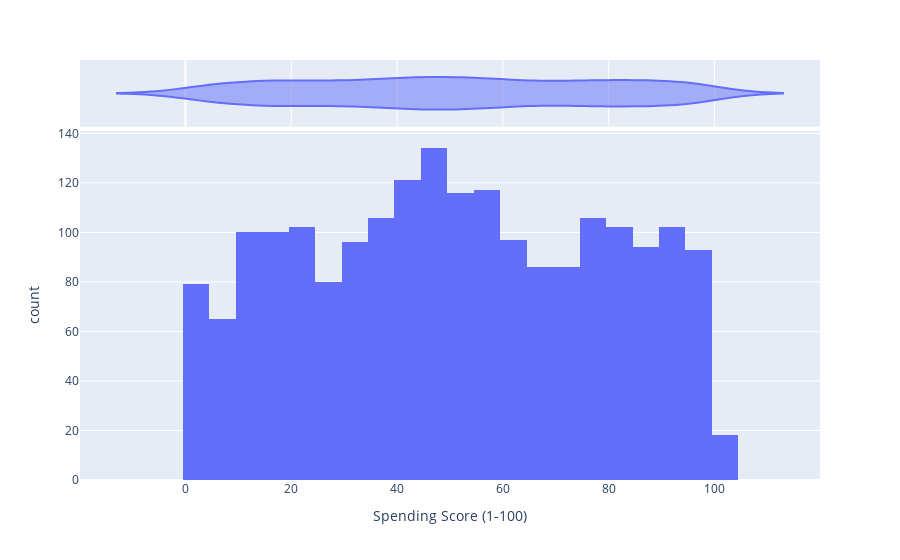

Notebook code cell kept with this figure:
### Code cell
fig = px.histogram(df, x='Spending Score (1-100)', marginal='violin')

# Display the plot
fig.show()

### Figure 1 — Plotly figure (JSON) as saved in the notebook; plotly's stock layout.template omitted (floating-point values rounded to 4 significant figures; data arrays with more than 128 entries replaced by an {"elided": "..."} marker saying what was removed)
{"data": [{"bingroup": "x", "hovertemplate": "Spending Score (1-100)=%{x}<br>count=%{y}<extra></extra>", "legendgroup": "", "marker": {"color": "#636efa", "pattern": {"shape": ""}}, "name": "", "orientation": "v", "showlegend": false, "type": "histogram", "x": {"elided": "2000 int values"}, "xaxis": "x", "yaxis": "y"}, {"hovertemplate": "Spending Score (1-100)=%{x}<extra></extra>", "legendgroup": "", "marker": {"color": "#636efa"}, "name": "", "scalegroup": "x", "showlegend": false, "type": "violin", "x": {"elided": "2000 int values"}, "xaxis": "x2", "yaxis": "y2"}], "layout": {"barmode": "relative", "legend": {"tracegroupgap": 0}, "margin": {"t": 60}, "xaxis": {"anchor": "y", "domain": [0, 1], "title": {"text": "Spending Score (1-100)"}}, "xaxis2": {"anchor": "y2", "domain": [0, 1], "matches": "x", "showgrid": true, "showticklabels": false}, "yaxis": {"anchor": "x", "domain": [0, 0.8316], "title": {"text": "count"}}, "yaxis2": {"anchor": "x2", "domain": [0.8416, 1], "matches": "y2", "showgrid": false, "showline": false, "showticklabels": false, "ticks": ""}}}
